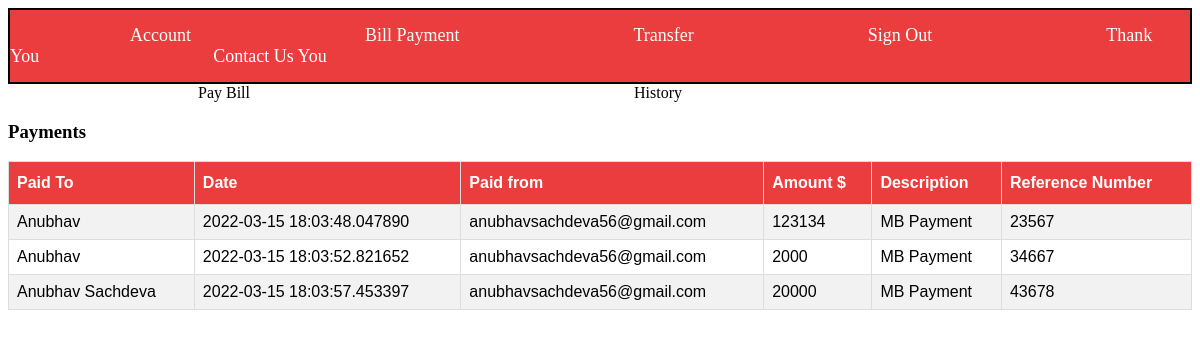
Page /bill/histroy (signed in) on the committed database.
### main.py (models this page shows, shortened)
class Bill(db.Model,UserMixin):
    id = db.Column(db.Integer,primary_key=True)
    sender=db.Column(db.Integer,db.ForeignKey('users.id'))
    name = db.Column(db.String(200),nullable=False)
    amount= db.Column(db.Integer,nullable=False)
    refence_number= db.Column(db.Integer,nullable=False)
    date_added = db.Column(db.DateTime,default=datetime.utcnow)

class Users(db.Model,UserMixin):
    id = db.Column(db.Integer,primary_key=True)
    f_name = db.Column(db.String(200),nullable=False)
    l_name = db.Column(db.String(200),nullable=False)
    email = db.Column(db.String(200),nullable=False,unique=True)
    password = db.Column(db.String(200),nullable=False)
    date_added = db.Column(db.DateTime,default=datetime.utcnow)
    mbal = db.Column(db.Integer,nullable=False,unique=False)
    ipal = db.Column(db.Integer,nullable=False,unique=False)
    cpal = db.Column(db.Integer,nullable=False,unique=False)
    account_no=db.Column(db.String(200),nullable=False,unique=True)
    credit_no=db.Column(db.String(200),nullable=False,unique=True)
    bills=db.relationship('Bill',backref='trans')

### main.py (the view)
@app.route('/bill/histroy',methods=['GET'])
@login_required
def phistory():
    user= Users.query.get_or_404(current_user.id)
    histroy= Bill.query.filter_by(sender=user.id)
    return render_template("p-history.html",histroy=histroy,current_user=current_user)

### main.py (called while the page is built)
@login_manager.user_loader
def load_user(user_id):
    return Users.query.get(user_id)

### templates/p-history.html (shortened to what this page needs)
{% include 'nav.html' %}
</head>
<body>
  <div class=nav-container1>
    <li class='nav-li2'><a href={{url_for("bill")}}>Pay Bill</a></li>
    <li class='nav-li2'><a href="{{url_for("phistory")}}">History</a></li>
</div>
    <div class='main'>
        <h3>Payments</h3>
        <table id ="customers">
            <tr >
              <th>Paid To</th>
              <th>Date</th>
              <th>Paid from</th>
              <th>Amount $</th>
              <th>Description</th>
              <th>Reference Number</th>
            </tr>
            {%for h in histroy%}
                <tr>
                  <td>{{h.name}}</td>
                  <td>{{h.date_added}}</td>
                  <td>{{current_user.email}}</td>
                  <td>{{h.amount}}</td>
                  <td>MB Payment</td>
                  <td>{{h.refence_number}}</td>
                </tr>
          {%endfor%}
          </table>
    </div>
</body>
</html>

### templates/nav.html (shortened to what this page needs)
<div class=nav-container>
    <li class='nav-li'><a href={{url_for("home")}}>Account</a></li>
    <li class='nav-li'><a href={{url_for("bill")}}>Bill Payment</a></li>
    <li class='nav-li'><a href={{url_for("transfer")}}>Transfer</a></li>
    <li class='nav-li'><a href={{url_for("index")}}>Sign Out</a></li>
    <li class='nav-li'><a href={{url_for("thankyou")}}>Thank You</a></li>
    <li class='nav-li'><a href={{url_for("contact_us")}}>Contact Us You</a></li>
</div>

### rows in the picture
Bill: name "Anubhav", date_added "2022-03-15 18:03:48.047890", amount "123134", refence_number "23567"
Users: email "anubhavsachdeva56@gmail.com"
Bill: name "Anubhav", date_added "2022-03-15 18:03:52.821652", amount "2000", refence_number "34667"
Bill: name "Anubhav Sachdeva", date_added "2022-03-15 18:03:57.453397", amount "20000", refence_number "43678"
